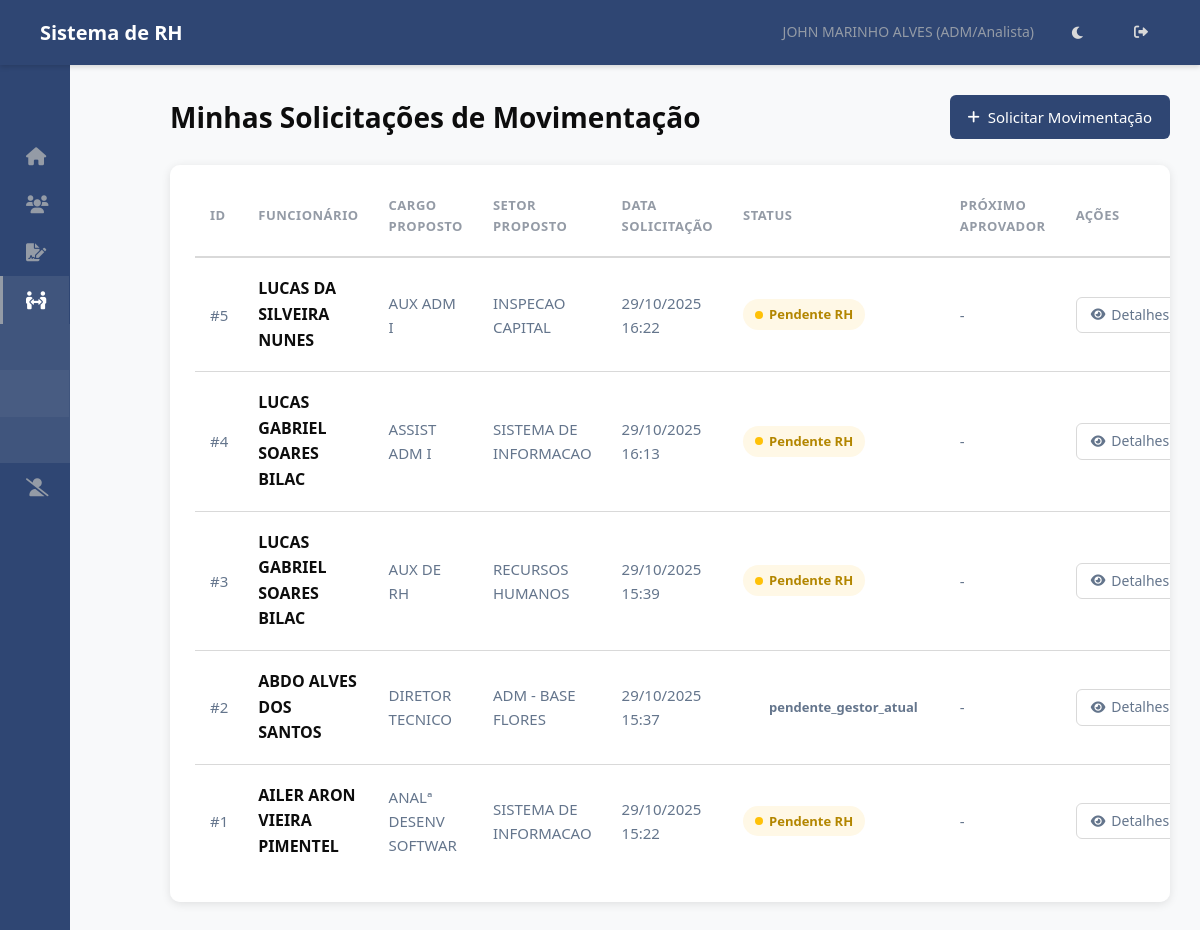
Before: /mp/minhas/ (signed in) with the older database file.
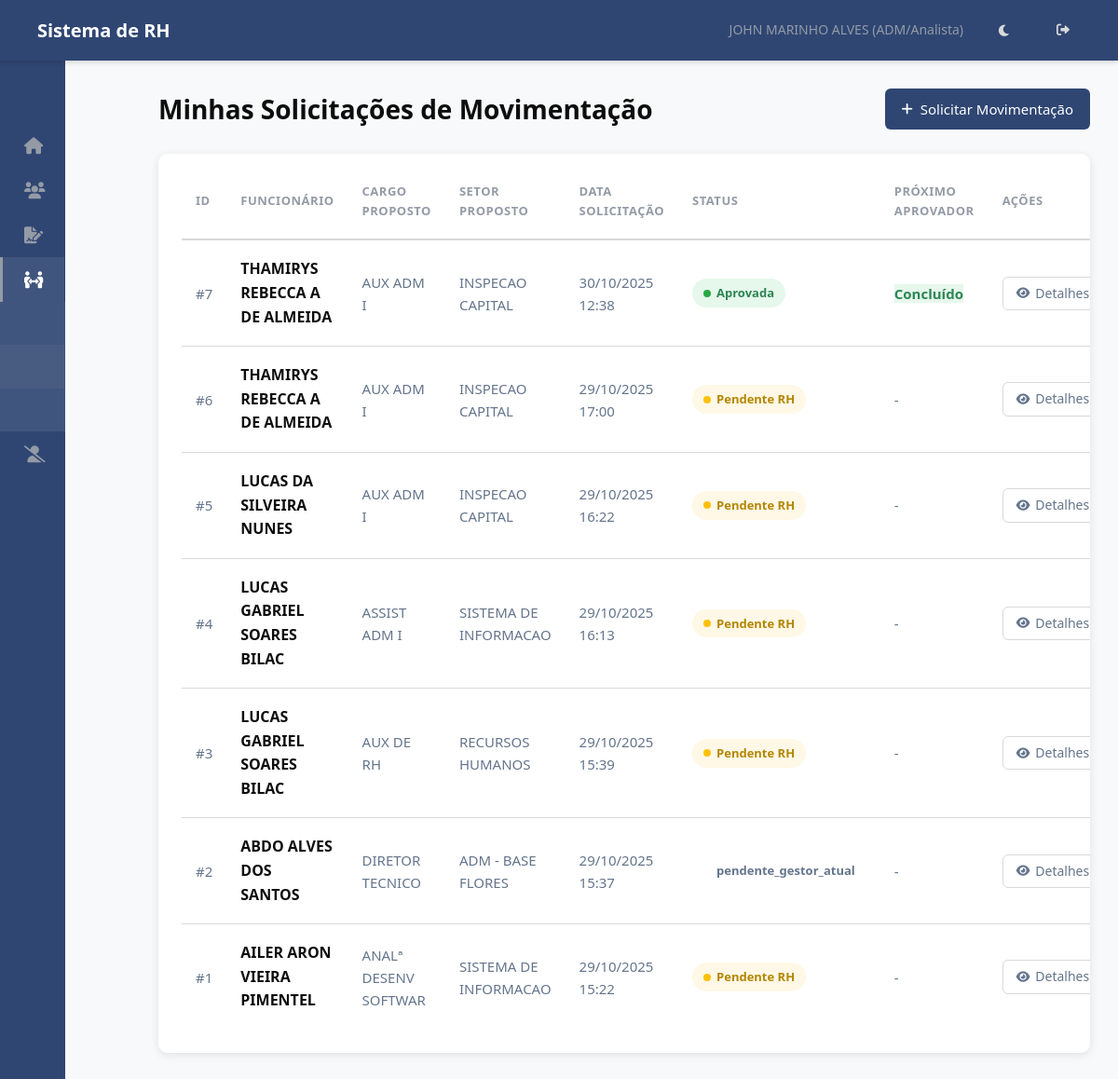
After: the same page with the newer database file.
### hierarquia/models.py (models this page shows, shortened)
class Funcionario(models.Model):
    usuario = models.OneToOneField(User, on_delete=models.SET_NULL, null=True, blank=True, related_name='funcionario')
    nome = models.CharField(max_length=255)
    data_nascimento = models.DateField(blank=True, null=True)
    cpf = models.CharField(max_length=14, unique=True, validators=[cpf_validator])
    data_admissao = models.DateField()
    cargo = models.ForeignKey(Cargo, on_delete=models.PROTECT, related_name='funcionarios')
    setor_primario = models.ForeignKey(
        Setor,
        on_delete=models.PROTECT, # Protege contra exclusão de setor com funcionários
        related_name='funcionarios_primarios', # Nome para acesso reverso
        verbose_name='Setor Principal',
        null=True, # TEMPORARIAMENTE True para facilitar migração inicial, depois pode ser False
        blank=True # TEMPORARIAMENTE True
    )
    setores_responsaveis = models.ManyToManyField(
        Setor,
        related_name='responsaveis', # Permite Setor.responsaveis.all()
        blank=True, # Muitos funcionários não serão responsáveis por nenhum setor
        verbose_name='Setores Responsáveis'
    )
    centro_servico = models.ForeignKey(CentroServico, on_delete=models.SET_NULL, null=True, blank=True, related_name='funcionarios')
    ativo = models.BooleanField(default=True)
    criado_em = models.DateTimeField(auto_now_add=True)
    atualizado_em = models.DateTimeField(auto_now=True)
    class Meta:
        ordering = ['nome']
        verbose_name = 'Funcionário'
        verbose_name_plural = 'Funcionários'

class Cargo(models.Model):
    NIVEL_CHOICES = [
        (1, 'Diretor'),
        (2, 'Gestor'),
        (3, 'Coordenador'),
        (4, 'Supervisor'),
        (5, 'ADM/Analista'), # E outros níveis operacionais
    ]
    nome = models.CharField(max_length=255, unique=True)
    nivel = models.IntegerField(choices=NIVEL_CHOICES)
    descricao = models.TextField(blank=True, null=True)
    criado_em = models.DateTimeField(auto_now_add=True)
    atualizado_em = models.DateTimeField(auto_now=True)
    class Meta:
        ordering = ['nivel', 'nome']
        verbose_name = 'Cargo'
        verbose_name_plural = 'Cargos'

class MovimentacaoPessoal(models.Model):
    STATUS_MP_CHOICES = [
        ('pendente_gestores', 'Pendente Gestores (Atual e Proposto)'), # Novo status inicial
        ('pendente_rh', 'Pendente RH'),
        ('aprovada', 'Aprovada'),
        ('rejeitada', 'Rejeitada'),
    ]
    solicitante = models.ForeignKey(Funcionario, on_delete=models.PROTECT, related_name='mps_solicitadas', verbose_name="Solicitante (ADM)")
    funcionario_movido = models.ForeignKey(Funcionario, on_delete=models.PROTECT, related_name='movimentacoes', verbose_name="Funcionário a ser Movido")
    criado_em = models.DateTimeField(auto_now_add=True, verbose_name="Data da Solicitação")
    atualizado_em = models.DateTimeField(auto_now=True)
    cargo_atual = models.ForeignKey(Cargo, on_delete=models.PROTECT, related_name='+', verbose_name="Cargo Atual", null=True, blank=True)
    setor_atual = models.ForeignKey(Setor, on_delete=models.PROTECT, related_name='+', verbose_name="Setor Atual", null=True, blank=True)
    salario_atual = models.DecimalField(max_digits=10, decimal_places=2, null=True, blank=True, verbose_name="Salário Atual")
    cargo_proposto = models.ForeignKey(Cargo, on_delete=models.PROTECT, related_name='+', verbose_name="Cargo Proposto")
    setor_proposto = models.ForeignKey(Setor, on_delete=models.PROTECT, related_name='+', verbose_name="Setor Proposto")
    salario_proposto = models.DecimalField(max_digits=10, decimal_places=2, null=True, blank=True, verbose_name="Salário Proposto")
    data_efetiva = models.DateField(verbose_name="Data Efetiva da Movimentação")
    justificativa = models.TextField(verbose_name="Justificativa da Movimentação")
    status = models.CharField(max_length=30, choices=STATUS_MP_CHOICES, default='pendente_gestores', verbose_name="Status da Movimentação")
    aprovador_gestor_proposto = models.ForeignKey(Funcionario, on_delete=models.SET_NULL, null=True, blank=True, related_name='mps_para_aprovar_proposto')
    aprovador_gestor_atual = models.ForeignKey(Funcionario, on_delete=models.SET_NULL, null=True, blank=True, related_name='mps_para_aprovar_atual')
    aprovador_rh = models.ForeignKey(Funcionario, on_delete=models.SET_NULL, null=True, blank=True, related_name='mps_para_aprovar_rh')
    gestor_proposto_aprovou = models.BooleanField(default=False, verbose_name="Gestor Proposto Aprovou?")
    data_aprovacao_gestor_proposto = models.DateTimeField(null=True, blank=True)
    gestor_atual_aprovou = models.BooleanField(default=False, verbose_name="Gestor Atual Aprovou?")
    data_aprovacao_gestor_atual = models.DateTimeField(null=True, blank=True)
    aprovado_por_rh = models.ForeignKey(Funcionario, on_delete=models.SET_NULL, null=True, blank=True, related_name='mps_aprovadas_rh')
    data_aprovacao_rh = models.DateTimeField(null=True, blank=True)
    rejeitado_por = models.ForeignKey(Funcionario, on_delete=models.SET_NULL, null=True, blank=True, related_name='mps_rejeitadas')
    data_rejeicao = models.DateTimeField(null=True, blank=True)
    observacao_rejeicao = models.TextField(blank=True, null=True, help_text="Motivo da rejeição.")
    class Meta:
        verbose_name = "Movimentação Pessoal"
        verbose_name_plural = "Movimentações Pessoais"
        ordering = ['-criado_em']

class Setor(models.Model):
    nome = models.CharField(max_length=255, unique=True)
    descricao = models.TextField(blank=True, null=True)
    criado_em = models.DateTimeField(auto_now_add=True)
    atualizado_em = models.DateTimeField(auto_now=True)
    class Meta:
        ordering = ['nome']
        verbose_name = 'Setor'
        verbose_name_plural = 'Setores'

### hierarquia/views.py (the view)
# urls.py: path('mp/minhas/', views.MinhasMovimentacoesListView.as_view(), name='minhas_mps'),
class MinhasMovimentacoesListView(BasePermissionMixin, ListView):
    model = MovimentacaoPessoal
    template_name = 'rh/minhas_mps_list.html' # <- Vamos criar este template
    context_object_name = 'movimentacoes'
    paginate_by = 15
    def get_queryset(self):
        return MovimentacaoPessoal.objects.filter(solicitante=self.funcionario_logado).order_by('-criado_em')
    def get_context_data(self, **kwargs):
        context = super().get_context_data(**kwargs)
        context['titulo_pagina'] = "Minhas Solicitações de Movimentação"
        return context

### templates/rh/minhas_mps_list.html (shortened to what this page needs)
{% extends 'base.html' %}
{% load static %}
{% block extra_css %}
    <link rel="stylesheet" href="{% static 'css/rh/minhas_mps_list.css' %}">
{% endblock extra_css %}
{% block content %}
<div class="minhas-mps-container">
    <div class="page-header">
        <h1>{{ titulo_pagina|default:"Minhas Solicitações de Movimentação" }}</h1>
        <a href="{% url 'criar_mp' %}" class="btn-add"><i class="fas fa-plus"></i> Solicitar Movimentação</a>
    </div>
    {% if movimentacoes %}
        <div class="table-responsive">
            <table class="data-table">
                <thead>
                    <tr>
                        <th>ID</th>
                        <th>Funcionário</th>
                        <th>Cargo Proposto</th>
                        <th>Setor Proposto</th>
                        <th>Data Solicitação</th>
                        <th>Status</th>
                        <th>Próximo Aprovador</th>
                        <th>Ações</th>
                    </tr>
                </thead>
                <tbody>
                    {% for mp in movimentacoes %}
                    <tr>
                        <td>#{{ mp.id }}</td>
                        <td><strong>{{ mp.funcionario_movido.nome }}</strong></td>
                        <td>{{ mp.cargo_proposto.nome }}</td>
                        <td>{{ mp.setor_proposto.nome }}</td>
                        <td>{{ mp.criado_em|date:"d/m/Y H:i" }}</td>
                        <td>
                            <span class="status-badge status-{{ mp.status }}">
                                {{ mp.get_status_display }}
                            </span>
                        </td>
                        <td>
                            {% if mp.aprovador_atual %}
                                {{ mp.aprovador_atual.nome }}
                            {% elif mp.status == 'aprovada' %}
                                <span class="status-aprovada" style="font-weight: 600;">Concluído</span>
                            {% elif mp.status == 'rejeitada' %}
                                <span class="status-rejeitada" style="font-weight: 600;">Rejeitado</span>
                            {% else %}
                                -
                            {% endif %}
                        </td>
                        <td>
                            <a href="{% url 'detalhar_mp' mp.pk %}" class="btn-action-detail"><i class="fas fa-eye"></i> Detalhes</a>
                        </td>
                    </tr>
                    {% endfor %}
                </tbody>
            </table>
        </div>
    {% else %}
        <div class="no-results">
            <h4>Nenhuma Movimentação Solicitada</h4>
            <p>Você ainda não solicitou nenhuma Movimentação Pessoal.</p>
        </div>
    {% endif %}
</div>
{% endblock content %}

### templates/base.html (shortened to what this page needs)
{% load static %}
{% load rh_tags %}
<!DOCTYPE html>
<html lang="pt-BR">
<head>
    <link rel="stylesheet" href="{% static 'css/base.css' %}">
    <link rel="stylesheet" href="https://cdnjs.cloudflare.com/ajax/libs/font-awesome/6.0.0/css/all.min.css">
    {% block extra_css %}{% endblock extra_css %}
</head>
<body {% if request.COOKIES.theme == 'dark' %}class="dark-theme"{% endif %}>
    <nav class="navbar">
        <h1>Sistema de RH</h1>
        <div class="navbar-user">
            {% if user.is_authenticated %}
                {% with funcionario_logado=request.user.funcionario %}
                    <span>
                        {{ funcionario_logado.nome|default:user.username }}
                        {% if funcionario_logado.cargo %} ({{ funcionario_logado.cargo.get_nivel_display }}) {% endif %}
                    </span>
                {% endwith %}
            {% else %}
                <span>Visitante</span>
            {% endif %}
            <button id="theme-toggle" class="theme-toggle-btn" aria-label="Alternar tema">
            </button>
            {% if user.is_authenticated %}
                <a href="{% url 'logout' %}" title="Sair"><i class="fas fa-sign-out-alt"></i></a>
            {% else %}
                <a href="{% url 'login' %}" title="Entrar"><i class="fas fa-sign-in-alt"></i></a>
            {% endif %}
        </div>
    </nav>
    <div class="page-container">
        <aside class="sidebar" id="sidebar">
            <div class="sidebar-header">
            </div>
            <nav class="menu-items">
                {% with funcionario_logado=request.user.funcionario %}
                    {% is_rh_or_dp funcionario_logado as eh_rh %}
                    <a href="{% url 'dashboard' %}" class="menu-item {% if request.resolver_match.url_name == 'dashboard' %}active{% endif %}">
                        <i class="fas fa-home fa-fw"></i> <span class="menu-text">Dashboard</span>
                    </a>
                    <a href="{% url 'listar_setores_funcionarios' %}" class="menu-item {% if 'funcionarios' in request.resolver_match.view_name or 'detalhar_funcionario' in request.resolver_match.url_name %}active{% endif %}">
                        <i class="fas fa-users fa-fw"></i> <span class="menu-text">Funcionários</span>
                    </a>
                    {% if user.is_authenticated %}
                        {% if funcionario_logado %}
                            {% with rp_urls='criar_rp,minhas_rps,listar_rps_para_aprovar,historico_rps,detalhar_rp,editar_rp_rh,aprovar_rp,rejeitar_rp' %}
                            <div class="sidebar-module {% if request.resolver_match.url_name in rp_urls %}open{% endif %}">
                                <a href="#" class="menu-item module-trigger">
                                    <i class="fas fa-file-signature fa-fw"></i>
                                    </a>
                            </div>
                            {% endwith %}
                            {% with mp_urls='criar_mp,minhas_mps,listar_mps_para_aprovar,historico_mps,detalhar_mp,aprovar_mp,rejeitar_mp' %}
                            <div class="sidebar-module {% if request.resolver_match.url_name in mp_urls %}open{% endif %}">
                                <a href="#" class="menu-item module-trigger">
                                    <i class="fas fa-people-arrows fa-fw"></i>
                                    </a>
                                <div class="module-content">
                                    {% if user.is_superuser or funcionario_logado.cargo and funcionario_logado.cargo.nivel <= 5 %}
                                        <a href="{% url 'criar_mp' %}" class="menu-item sub-item {% if request.resolver_match.url_name == 'criar_mp' %}active{% endif %}">
                                        </a>
                                    {% endif %}
                                    <a href="{% url 'minhas_mps' %}" class="menu-item sub-item {% if request.resolver_match.url_name == 'minhas_mps' %}active{% endif %}">
                                    </a>
                                    <a href="{% url 'historico_mps' %}" class="menu-item sub-item {% if request.resolver_match.url_name == 'historico_mps' %}active{% endif %}">
                                    </a>
                                </div>
                            </div>
                            {% endwith %}
                            {% with rd_urls='criar_rd,minhas_rds,listar_rds_para_aprovar,detalhar_rd,aprovar_rd,rejeitar_rd,historico_rds' %}
                            <div class="sidebar-module {% if request.resolver_match.url_name in rd_urls %}open{% endif %}">
                                <a href="#" class="menu-item module-trigger">
                                    <i class="fas fa-user-slash fa-fw"></i>
                                    </a>
                            </div>
                            {% endwith %}
                        {% endif %}
                    {% endif %}
                {% endwith %}
            </nav>
        </aside>
        <main class="main-content" id="main-content">
            {% block content %}{% endblock content %}
        </main>
    </div>
</body>
</html>

Changed rows visible on the page:
added MovimentacaoPessoal: id "7", funcionario_movido.nome "THAMIRYS REBECCA A DE ALMEIDA", cargo_proposto.nome "AUX ADM I", setor_proposto.nome "INSPECAO CAPITAL", criado_em "30/10/2025 12:38", status "Aprovada", shows "Concluído"
added MovimentacaoPessoal: id "6", funcionario_movido.nome "THAMIRYS REBECCA A DE ALMEIDA", cargo_proposto.nome "AUX ADM I", setor_proposto.nome "INSPECAO CAPITAL", criado_em "29/10/2025 17:00", status "Pendente RH"
